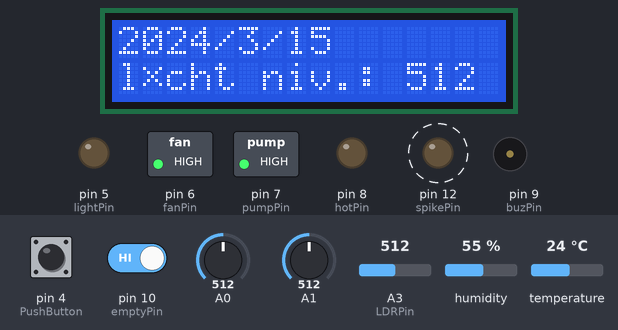
A sketch run on a simulated Arduino Uno, built with avr-gcc and run on an emulated ATmega328P. On the bench: 16×2 character LCD, switched loads named in the sketch (green lamp = pin HIGH), output pins drawn as LEDs (lit = HIGH), buzzer (waves = sounding, pin HIGH). Wiring (inferred from the names in the program): DS1307 clock at I2C address 0x68. Dashed ring = blinking. The test bench sets the inputs (shaded band); at power-on: humidity 55 %, pin 4 (PushButton) LOW, pin 10 (emptyPin) HIGH, A3 (LDRPin) = 512, A0 = 512, A1 = 512, temperature 24 °C. The local clock reads 2024-03-15 10:24:30 at power-on unless the sketch sets it; what the sketch prints to the serial monitor is not drawn.

Above: at 2.3 s.
2.4 s: humidity set to 51 %
3.9 s: humidity set to 48 %
At 4.55 s:
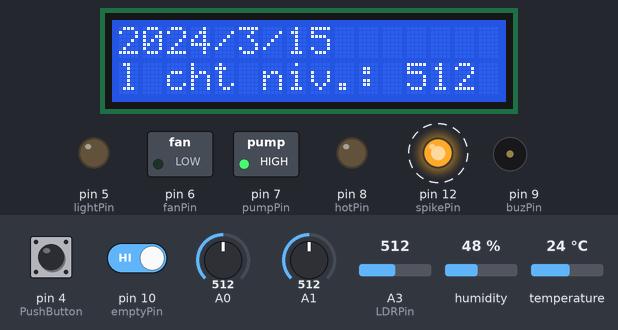
6.6 s: pin 4 (PushButton) pulled HIGH for 1 s
At 7.6 s:
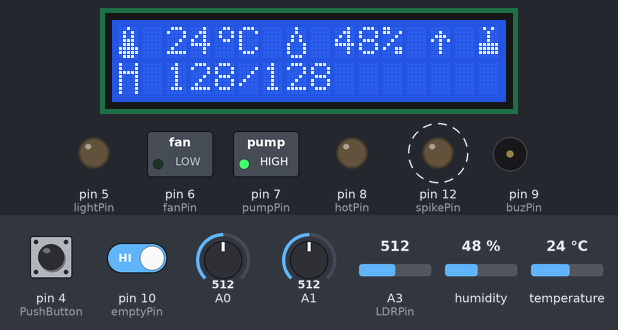
9.2 s: pin 10 (emptyPin) driven LOW
At 11.64 s:
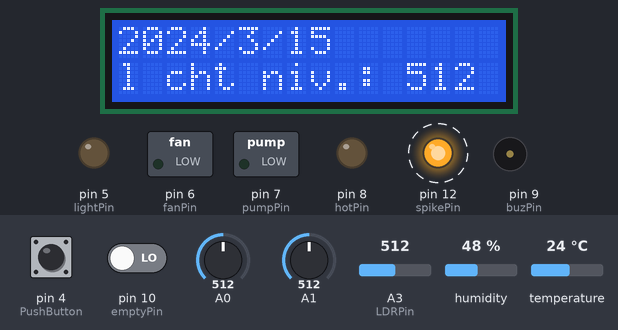
12.5 s: pin 4 (PushButton) pulled HIGH for 3.2 s
At 14.06 s:
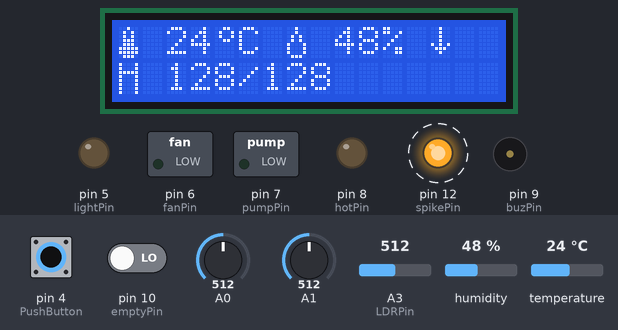
17.2 s: A3 (LDRPin) set to 30
At 18.1 s:
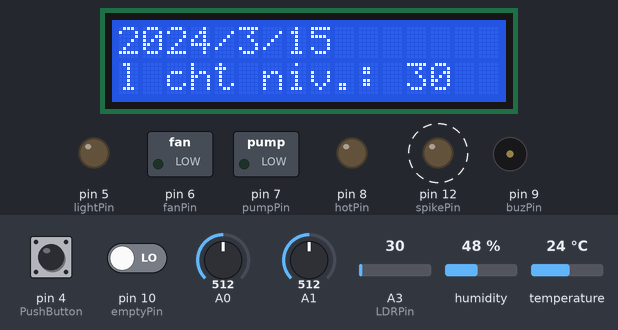
Timing chart, 0 to 21.6 s (numbered marks = the images above; inputs shaded):
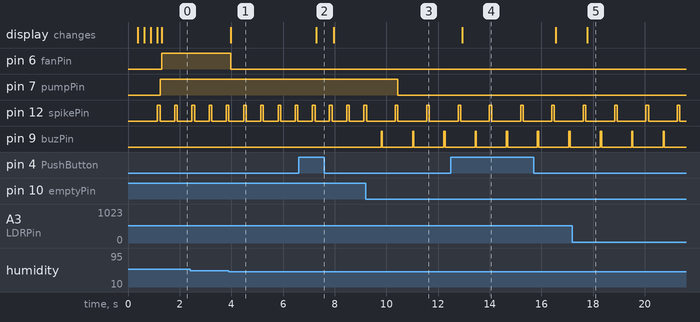

Measured:
- the behaviour switches between 50 and 49 % on humidity (found by bisection; images 0 and 1)
- after the input at 3.9 s, pin 6 (fanPin): HIGH → LOW after 0.07 s; the display: changes after 0.07 s (image 1)
- after the input at 6.6 s, the display: changes after 0.70 s (image 2)
- after the input at 9.2 s, pin 7 (pumpPin): HIGH → LOW after 1.2 s; pin 12 (spikePin): alternates HIGH for 0.10 s and LOW for 1.1 s, starting after 1.1 s; pin 9 (buzPin): alternates HIGH for 0.05 s and LOW for 1.2 s, starting after 0.60 s
- after the input at 12.5 s, the display: changes after 0.44 s (image 4)
- after the input at 17.2 s, the display: changes after 0.58 s (image 5)
- by itself, pin 12 (spikePin): alternates HIGH for 0.10 s and LOW for 0.57 s

The sketch:

Broeikas.ino
```cpp
/* =======================================================
 meet de vochtigheid
 als minder dan ingestelde waarde, pomp aan
 meet temperatuur
 als lager dan ingestelde waarde, verwarming aan
 meet humidity
 als hoger dan ingestelde waarde zet ventilator aan
 ventilator ook aan snachts
 http://www.quickgrow.com/gardening_articles/fans_air_movement.html
 LCD commands:
 lcd.setBacklight(LED_OFF);
 lcd.noBacklight();
 lcd.clear();
 lcd.home();
 convert floats to stings:
 float myFloat;
char buffer[5];
String s = dtostrf(myFloat, 1, 4, buffer);
But Serial.print() sends floats as strings too
 ========================================================= */
 /*
 abbreviations
 */

//---------------------------------------
/*-----( Import needed libraries )-----*/
//---------------------------------------
#include <Wire.h>
#include <LiquidCrystal_I2C.h> //Malpertida If the library is in the sketch folder change #include <LiquidCrystal_I2C> to #include "LiquidCrystal_I2C" this tells the compiler to look in the sketch directory first.
#include <dht.h>
#include "RTClib.h"   //Adafruit
RTC_DS1307 rtc;

//-------------------------------
/*-----( Declare objects )-----*/
//-------------------------------
// first the humidity sensor
dht DHT;
// ------ ( declare LCD data)-------------------------
// set the LCD address to 0x27 for a 20 chars 4 line display
// Set the pins on the I2C chip used for LCD connections:
//                    addr, en,rw,rs,d4,d5,d6,d7,bl,blpol
LiquidCrystal_I2C lcd(0x27, 2, 1, 0, 4, 5, 6, 7, 3, POSITIVE);  // Set the LCD I2C address
//
/*-----(Declare RTC objects )------*/
RTC_DS1307 RTC; //declare object

// -------------------------
// >> pin definitions
// -------------------------
// this is where you define what pins you'll be using

/*-----( Declare pins )------*/
//analogue pins
byte moisturePin=0; //read soil mositure
byte LDRPin=3;// analog pin for LDR

//digital pins
byte levelPin= 1; //set level for  irrigation
byte humidPin=2;  //Humidity sensor
byte lightPin=5;  //Switches on light
byte fanPin=6;    //Switches fan
byte pumpPin =7;  //Switches pump
byte hotPin= 8;   //Switches heater
byte buzPin=9;    //Switches buzzer
byte emptyPin=10; //digital  Pin10  guards waterlevel
byte spikePin=12; //Digital  Pin12  ->for intermittent switching of spike
byte PushButton=4;   // PushButton
byte SwitchButton=3;// Make Switch
#define DHT11_PIN humidPin

/* Variable setting   */
// variables -placeholders for various readings
byte push=0;               // contains the state of the pushbutton
byte sButton=0;            // contains the state of the throw switch
byte light;                // contains the value for LDR reading
byte pump=0;               // contains the pump state
unsigned int moist=0;      // contains the soil moisture level
unsigned int irrigate=0;   // contains the set level for irrigation in case no potmeter
byte level=0;              // contains level of the waterlevel (HIGH or LOW)
int c;                     // contains the temperature reading
// Constants
// these constants won't change:
const int sensorMin = 40;      // LDR minimum, discovered through experiment
const int sensorMax = 1012;    // LDR maximum, discovered through experiment

//---------------- Define Special Characters-----------------
// Create a set of new characters
// 0=fan
// 1=degree sign
// 2=termometer
// 3=waterdrupp
// 4=spikes
// 5=pump
// 6=up arrow
// 7=down arrow
const uint8_t charBitmap[][8] = {
  {
    B00000,
    B10001,
    B01010,
    B00100,
    B01010,
    B10001,
    B00000,
    B00000     }
  ,
  {
    0x6, 0x9, 0x9, 0x6, 0, 0, 0, 0     }
  ,
  {
    B00100,
    B01010,
    B01010,
    B01110,
    B01110,
    B11111,
    B11111,
    B01110     }
  ,
  {
    B00100,
    B00100,
    B01010,
    B01010,
    B10001,
    B10001,
    B10001,
    B01110    }
  ,
  {
    B10001,
    B10001,
    B11111,
    B10001,
    B10001,
    B10001,
    B10001,
    B10001     }
  ,
  {
B01010,
B00100,
B00100,
B00100,
B11111,
B11111,
B11111    }
  ,
  {
    0x0, 0x4, 0xE, 0x15, 0x4, 0x4, 0x4, 0x0     }
  ,
  {
    0x4,0x4,0x4, 0x4, 0x15, 0xE,0x4,0x0     }
};
/// -------- end creation--------------
//The following function, "setup", must always be present
void setup()
{
  Serial.begin(115200);
  //----RTC-----
  #ifdef AVR
  Wire.begin();
#else
  Wire1.begin(); // Shield I2C pins connect to alt I2C bus on Arduino Due
#endif
  rtc.begin();

  if (! rtc.isrunning()) {
    Serial.println("RTC is NOT running!");
    // following line sets the RTC to the date & time this sketch was compiled
    rtc.adjust(DateTime(F(__DATE__), F(__TIME__)));
    // This line sets the RTC with an explicit date & time, for example to set
    // January 21, 2014 at 3am you would call:
    // rtc.adjust(DateTime(2014, 1, 21, 3, 0, 0));
  }
  //----end rtc-------
  //----Set sqw to 1 Hz---
Wire.beginTransmission(0x68);
Wire.write(0x07); //move pointer to SQW address
Wire.write(0x10); // sends 0×10 (hex) 00010000 (binary)
Wire.endTransmission();
//---end sqw-----
   pinMode(levelPin,INPUT);  // set level
  pinMode(humidPin,INPUT);  // measures humidity
  pinMode(emptyPin,INPUT);  // measures reservoir
  //digitalWrite(emptyPin, HIGH);       // turn on pullup resistors
  pinMode(SwitchButton, INPUT);   // make Switch
  pinMode(PushButton, INPUT);     // PushButton
  pinMode(spikePin,OUTPUT); // for alternative supply to spikes
  pinMode(pumpPin,OUTPUT);  // Output for Relay
  pinMode(fanPin, OUTPUT);  // Output for fan
  pinMode(hotPin, OUTPUT);  // Output for heater
  pinMode(lightPin, OUTPUT);// Output for light
  pinMode(buzPin, OUTPUT);  // Output for buzzer
  digitalWrite(pumpPin, LOW);// Pump off
  digitalWrite(spikePin, LOW);// moisture sensor off
  digitalWrite(fanPin,LOW);  // fan Off
  digitalWrite(hotPin,LOW);   // heater off
  digitalWrite(lightPin, LOW); // light Off
  digitalWrite(buzPin, LOW); // buzzer off
  /* Now LCD */
  //---------------Set up LCD------------------
  lcd.begin(16,2);         // initialize the lcd for 20 chars 4 lines, turn on backlight
  //upload defined characters to LCD
  int charBitmapSize = (sizeof(charBitmap ) / sizeof (charBitmap[0]));
  for ( int i = 0; i < charBitmapSize; i++ )
  {
    lcd.createChar ( i, (uint8_t *)charBitmap[i] );
  }
   //---------------end upload----------------
  lcd.backlight();
  // Print a message to the LCD.
  lcd.setCursor(0, 0);
  lcd.print("Greenhouse");
  // ------- Quick 2 blinks of backlight  -------------
  flash(2);
  // ------- Quick buzz--------------------------------
 // buzz(1);
  Wire.begin(); //needed for RTC, not for LCD
  RTC.begin();
  /* Set the date / time to the time this program was compiled.
   Comment this OUT, AND upload, to let the clock just run.  */
  //  RTC.adjust(DateTime(__DATE__, __TIME__));

}
/*----------------------------(end setup )---------------------*/

void loop()
{
  DateTime now = rtc.now();  //Get the current data
 Serial.print("Het jaar is ");
 Serial.print(now.year(), DEC);
 Serial.print(" Maand = ");
 Serial.print(now.month(), DEC);
 Serial.print(" Dag = ");
 Serial.print(now.day(), DEC);
 Serial.print(" Tijd = ");
 Serial.print(now.hour(), DEC);
 Serial.print(':');
 Serial.print(now.minute(), DEC);
 Serial.print(':');
 Serial.print(now.second(), DEC);
 Serial.println();
  //------------end of RTC
  // ---------- 1. Check if there is enough water -------------
  // check if there is water
 //  if not sound the buzzer
 //  later in the program the pump will be disabled
  level=  digitalRead(emptyPin);//Switch closed = empty
  if (level==0) {
    digitalWrite(buzPin, HIGH);
    delay (50);
    digitalWrite(buzPin, LOW);
    delay(500);
  }
  //------------2. Read the soil moisture content/switch pump----------------
  /*
First read the level set with P1 on the levelPin and store that in 'irrigate'
   */
  irrigate=sample(levelPin);
  /*

   Then we read the soil humidity sensor.
   We'll first have to set the spikePin to HIGH, in case that is used to feed the sensor. After the reading we set it back)
   If the value read ('moist') is smaller than what is considered dry ('irrigate') then the pump should be switched on for a specific time.
   This is done by indicating a higher treshhold for switching the pump off
   */
  digitalWrite(spikePin, HIGH);// put voltage on the  humidity sensor
  delay(100); //wait a short while
  moist=sample(moisturePin);  //read soil humiditySensor
  //
  digitalWrite(spikePin, LOW);
  if (moist <= irrigate){
    pump=1;
    digitalWrite(pumpPin, level); // if the reservoir is empty a 0 will be written
  }
  if (moist >= irrigate+5) {
    pump=0;
    digitalWrite(pumpPin, LOW); // prevents  Jitter
  }

  //-------------3. Read the DHT11 humidity/temp sensor-----------------
  // now we measure temperature and air humidity
  // READ DATA
  // Serial.print("DHT11, \t");
  int chk = DHT.read11(DHT11_PIN);
  switch (chk)
  {
  case DHTLIB_OK:
    //	Serial.print("OK,\t");
    break;
  case DHTLIB_ERROR_CHECKSUM:
    Serial.print("Checksum error,\t");
    break;
  case DHTLIB_ERROR_TIMEOUT:
    Serial.print("Time out error,\t");
    break;
  default:
    Serial.print("Unknown error,\t");
    break;
  }

  //-------------4. Read  LDR ----------------------------------------
  light=Map(LDRPin);

   /* ------------------Actions -------------------*/

  //-------------5.  DISPLAY DATA ------------------------------------
  // Serial.print(DHT.humidity,1);
  // Serial.print(",\t \t");
  //Serial.println(DHT.temperature,0);
  /*   Display data on LCD  */
  push=digitalRead(PushButton);
  if (push==1) // pushbutton not pressed
  {
    lcd.clear();
    lcd.setCursor(0, 0);  //set cursor on first line (line 0)
    //lcd.print("Temp.   : ");
    lcd.print(char(2)); //prints thermometer
    lcd.print(" ");
    lcd.print((float)DHT.temperature, 0);
    lcd.print (char(1));  // prints degree sign
    lcd.print("C");
    lcd.print(" ");

    Serial.print(level);
    //  Serial.print("Temp. (oC): ");
    //  Serial.println((float)DHT.temperature,2);
    //lcd.setCursor(0,1);  //set cursor on 2nd line
    //lcd.print("Humidity: ");
    lcd.print(char(3));// droplet
    lcd.print(" ");
    lcd.print((float)DHT.humidity, 0);
    lcd.print("%");
    lcd.print(" ");
    lcd.print (char(7-level));//prints up or down arrow (char 7 or 6)
    if(level+pump==2){ lcd.print(" ");
    lcd.print(char(5));
    } else { lcd.print(" ");}
    // Serial.print("Humidity (%): ");
    //Serial.println((float)DHT.humidity, 2);
    //delay(1000);  // wait for one second and then print the  soilmoisture
    lcd.setCursor(0,1);
    lcd.print(char(4)); // spikes
    lcd.print(" ");
    lcd.print(moist);
    lcd.print("/");
    lcd.print(irrigate);
    //lcd.print ("Irr. Level: ");
   // lcd.print(irrigate);
   // lcd.setCursor(0,0);
    //

   //lcd.print("Moisture: ");
   //lcd.print(moist);
   // lcd.print("   ");

  }
  if (push==0)   // pushbutton pressed
  {
    lcd.clear();
    lcd.setCursor(0,0);
    //lcd.print("licht: ");
    //lcd.print(light);
    //--------------
    DateTime now = rtc.now();
    lcd.print(now.year(), DEC);
    lcd.print('/');
    lcd.print(now.month(), DEC);
    lcd.print('/');
    lcd.print(now.day(), DEC);
    //-----------
    lcd.print("          ");
    lcd.setCursor(0,1);
    lcd.print("licht niv.: ");
    lcd.print(analogRead(LDRPin));
    //buzz(1);
  }


  // ---------------5. Action on temperature ------
  //if ((DHT.temperature,0) =<20)
  c=(DHT.temperature);
//  Serial.println(c);
  if (c<=19)
    //Serial.println(c);
  {// switch on heating
    digitalWrite(hotPin,HIGH);
  }
  else
  {
    digitalWrite(hotPin,LOW);
  }
  //--------------6. Action on Humidity -----------
  if (DHT.humidity >=50)
  {
    // zet ventilator aan
    digitalWrite(fanPin, HIGH);
    lcd.setCursor(1,10);
    lcd.print(char(0)); // pomp sign
  }
  else
  {
    digitalWrite(fanPin,LOW);
    lcd.setCursor(1,10);
    lcd.print(' ');
  }

  delay(500);


  //end dht
  //end loop
}
//-------  End of Main program-----------
//
//-------- Start of functions------------
int sample(int z)
/* This function will read the Pin 'z' 5 times and take an average.
 Afterwards it will be mapped to 8 bits by dividing by 4
 Could ofcourse immediately divided by 20 but this way it is easier to follow the program
 */
{
  byte i;
  int sval = 0;
  for (i = 0; i < 5; i++){
    sval = sval + analogRead(z);// sensor on analog pin 'z'
  }
  //sval = sval / 5;    // average
  //sval = sval / 4;    // scale to 8 bits (0 - 255)
  sval=sval / 20;
  return sval;
}
//------------- Flash the backlight a number of times--------
void flash(byte y)
{
  byte j;
  for (j=0; j<y;j++)
  {
    lcd.backlight();
    delay(250);
    lcd.noBacklight();
    delay(250);
  }
  lcd.backlight(); // finish with backlight on
  return;
}
// This function will sound the buzzer "u" times
void buzz(byte u)
{
  byte k;
  for (k=0; k<u;k++)
  {
    digitalWrite(buzPin, HIGH);
    delay(200);
    digitalWrite(buzPin, LOW);
    delay(200);
  }
  return;
}
// This function will blink an LED a number of times for a specific duration
void ledblink(int times, int lengthms, int pinnum){
  for (int x=0; x<times;x++){
    digitalWrite(pinnum, HIGH);
    delay (lengthms);
    digitalWrite(pinnum, LOW);
    delay(lengthms);
  }
}
// This function maps the LDR reading into nrs 0-3
int Map(byte sens) {
  // read the sensor:
  int sensorReading = analogRead(sens);
  // map the sensor range to a range of four options:
  int range = map(sensorReading, sensorMin, sensorMax, 0, 3);
  // do something different depending on the
  // range value:
  switch (range) {
  case 0:    //
  //  Serial.println("dark");
   // lcd.backlight();
    break;
  case 1:    //
   // Serial.println("dim");
   // lcd.backlight();
    break;
  case 2:    //
  //  Serial.println("medium");
   // lcd.noBacklight();
    break;
  case 3:    //
  //  Serial.println("bright");
   // lcd.noBacklight();
    break;
  }
  return range;
}

void printDigits(int digits) { //this adds a 0 before single digit numbers
  //if (digits >= 0 && digits < 10) {
    if (digits <10) {
    lcd.write('0');
  }
  lcd.print(digits);
}

float tempConvert(float celsius)
{
  float fahrenheit = 0;
  fahrenheit = (1.8 * celsius) + 32;
  return fahrenheit;

}
```
